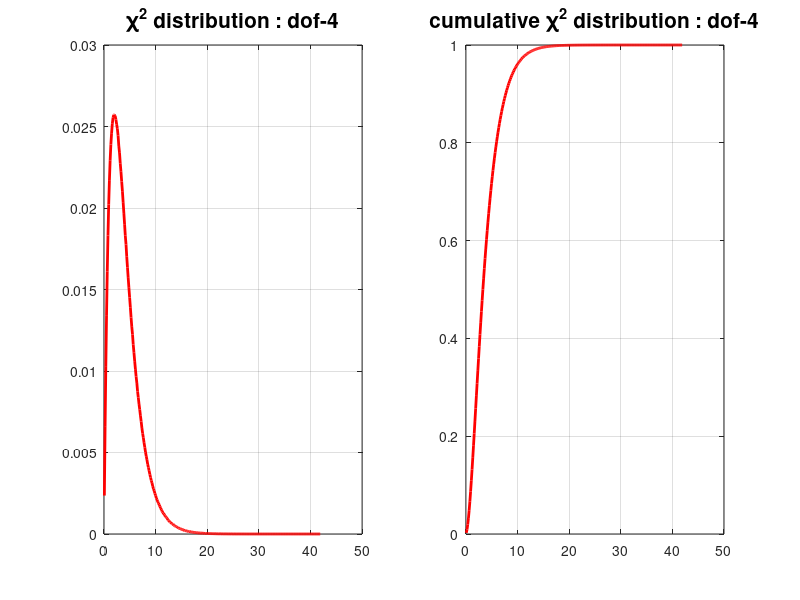

Write the MATLAB code that produced this figure.
figure();
cmap = jet(12);
dof = 4;
N_sample = 10000000;

chi_square = zeros(N_sample, 1);
for i =1:1:dof
    x = normrnd(0, 1.0, N_sample, 1);
    chi_square = chi_square + x.*x;
end

[N, X] = hist(chi_square, 300);
N = N / N_sample;

subplot(1,2,1);
plot(X , N, 'r','linewidth',2); 
title(strcat('\chi^2 distribution : dof-',num2str(dof)),'fontsize',15)
grid on;

N_cum = cumsum(N);
subplot(1,2,2);
plot(X , N_cum, 'r','linewidth',2); 
title(strcat('cumulative \chi^2 distribution : dof-',num2str(dof)),'fontsize',15)
grid on;



